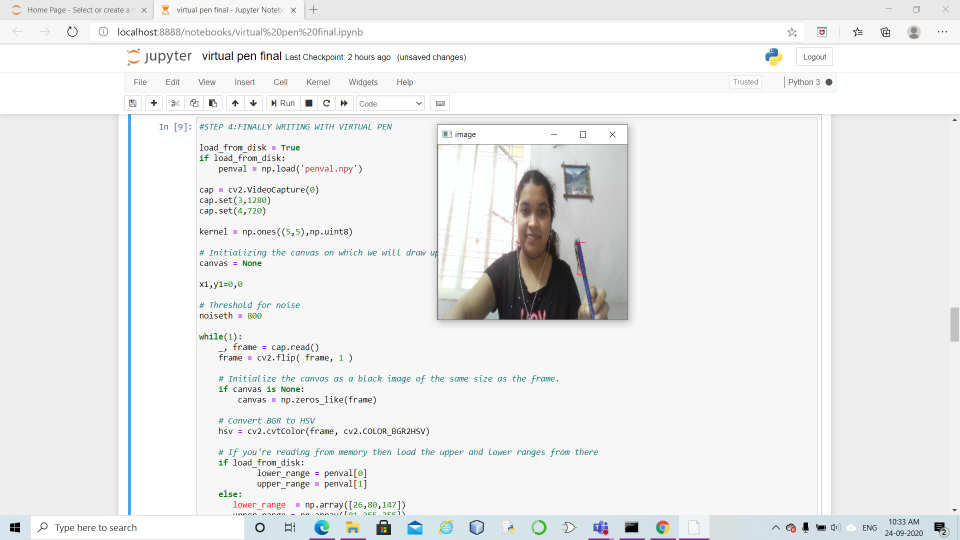
#> input picture detecting pen.png, 1920 x 1080 px, given in place of the camera (shown at 1/2 size)
$ jupyter execute --allow-errors 'virtual pen final.ipynb'
#> lines starting #> are read from the running program, lines starting #| are printed output that depends on the picture; after the words box and inside, x2 and y2 are one past the last pixel; in counts of white or black regions, pixels touching at a corner belong together
[cell 1]
import time

[cell 2]
import cv2

[cell 3]
import numpy as np

[cell 4]
#STEP 1: FINDING COLOR RANGE OF TARGET PEN AND SAVE IT

def nothing(x):
    pass

cap = cv2.VideoCapture(0)
cap.set(3,1280)
cap.set(4,720)

cv2.namedWindow("Trackbars")

# Now create 6 trackbars that will control the lower and upper range of
# H,S and V channels. The Arguments are like this: Name of trackbar,
# window name, range,callback function. For Hue the range is 0-179 and
# for S,V its 0-255.
cv2.createTrackbar("L - H", "Trackbars", 0, 179, nothing)
#> slider 'L - H' is set to 35
cv2.createTrackbar("L - S", "Trackbars", 0, 255, nothing)
#> slider 'L - S' is set to 51
cv2.createTrackbar("L - V", "Trackbars", 0, 255, nothing)
#> slider 'L - V' is set to 51
cv2.createTrackbar("U - H", "Trackbars", 179, 179, nothing)
cv2.createTrackbar("U - S", "Trackbars", 255, 255, nothing)
cv2.createTrackbar("U - V", "Trackbars", 255, 255, nothing)


while True:
    ret, frame = cap.read()
#> frame is the input picture: shape (1080, 1920, 3); mean B, G, R 237, 236.9, 236.1
    if not ret:
        break
    # Convert the BGR image to HSV image.
    hsv = cv2.cvtColor(frame, cv2.COLOR_BGR2HSV)
#> hsv: shape (1080, 1920, 3); mean H, S, V 9, 6.2, 238.7

    # Get the new values of the trackbar in real time as the user changes them
    l_h = cv2.getTrackbarPos("L - H", "Trackbars")
    l_s = cv2.getTrackbarPos("L - S", "Trackbars")
    l_v = cv2.getTrackbarPos("L - V", "Trackbars")
    u_h = cv2.getTrackbarPos("U - H", "Trackbars")
    u_s = cv2.getTrackbarPos("U - S", "Trackbars")
    u_v = cv2.getTrackbarPos("U - V", "Trackbars")

    # Set the lower and upper HSV range according to the value selected from trackbar
    lower_range = np.array([l_h, l_s, l_v])
    upper_range = np.array([u_h, u_s, u_v])

    # Filter the image and get the binary mask
    mask = cv2.inRange(hsv, lower_range, upper_range)
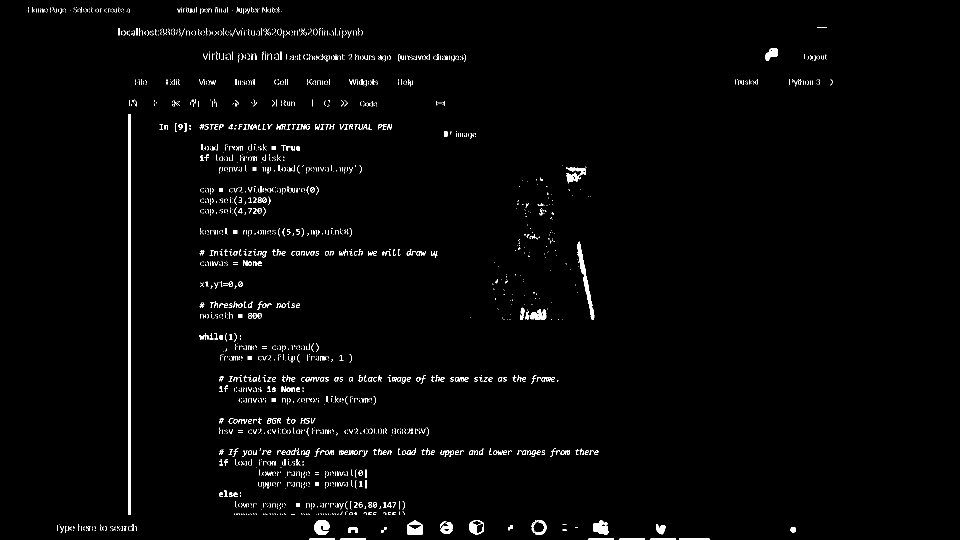
#> mask: shape (1080, 1920) (shown at 1/2 size); 1.7% white; 2168 white regions (1767 under 20 px), largest, box (x1, y1, x2, y2) and area: (256, 228, 262, 1030) 4812, (1156, 485, 1189, 639) 1072, (629, 1040, 659, 1070) 670

    # visualize the real part of the target color
    res = cv2.bitwise_and(frame, frame, mask=mask)
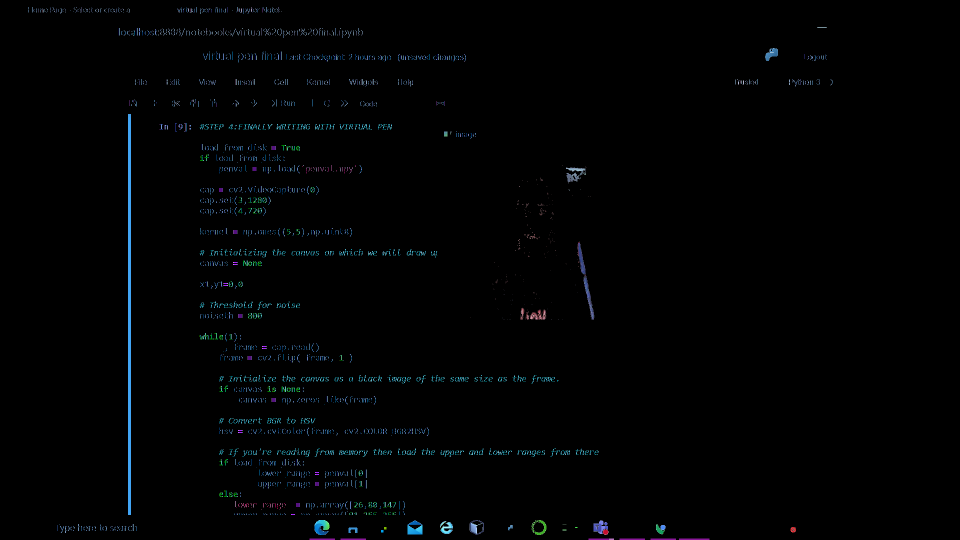
#> res: shape (1080, 1920, 3) (shown at 1/2 size); mean B, G, R 3, 2.3, 1.3

    # Converting the binary mask to 3 channel image, this is just so we can stack with others
    mask_3 = cv2.cvtColor(mask, cv2.COLOR_GRAY2BGR)

    # stack the mask, orginal frame and the filtered result
    stacked = np.hstack((mask_3,frame,res))
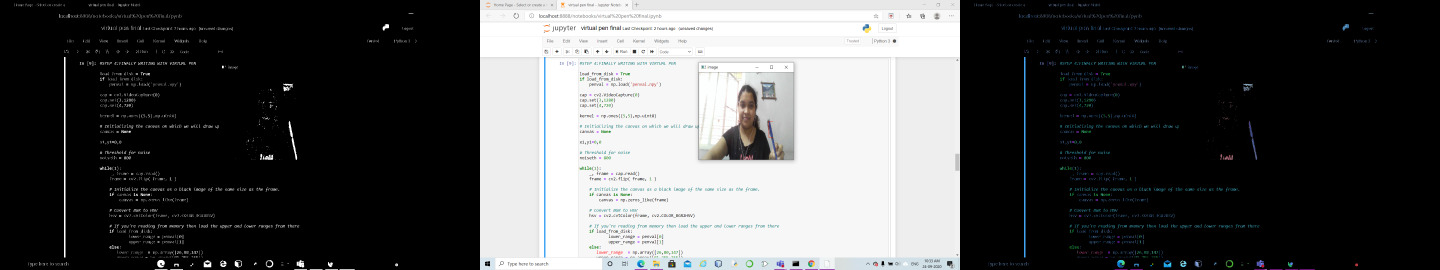
#> stacked: shape (1080, 5760, 3) (shown at 1/4 size); mean B, G, R 81.4, 81.2, 80.5

    # Show this stacked frame at 40% of the size.
    cv2.imshow('Trackbars',cv2.resize(stacked,None,fx=0.4,fy=0.4))
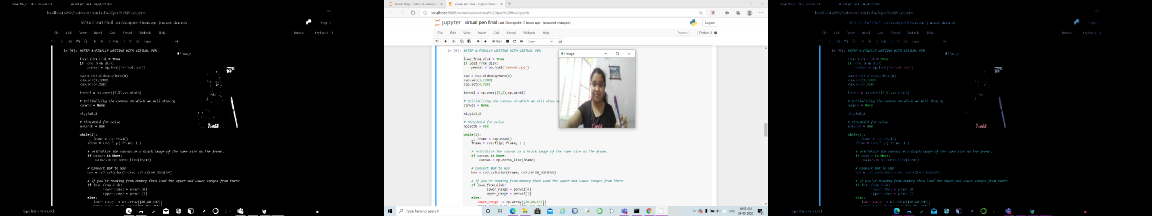
#> window 'Trackbars': shape (432, 2304, 3) (shown at 1/2 size); mean B, G, R 81.5, 81.2, 80.5

    #ESC key= exit program
    key = cv2.waitKey(1)
#> (key Esc is pressed here)
    if key == 27:
        break

    # If the user presses `s` then save this array
    if key == ord('s'):
        thearray = [[l_h,l_s,l_v],[u_h, u_s, u_v]]
        print(thearray)
        np.save('penval',thearray)
        break

cap.release()
cv2.destroyAllWindows()

$ run again, on removing extra noise.png
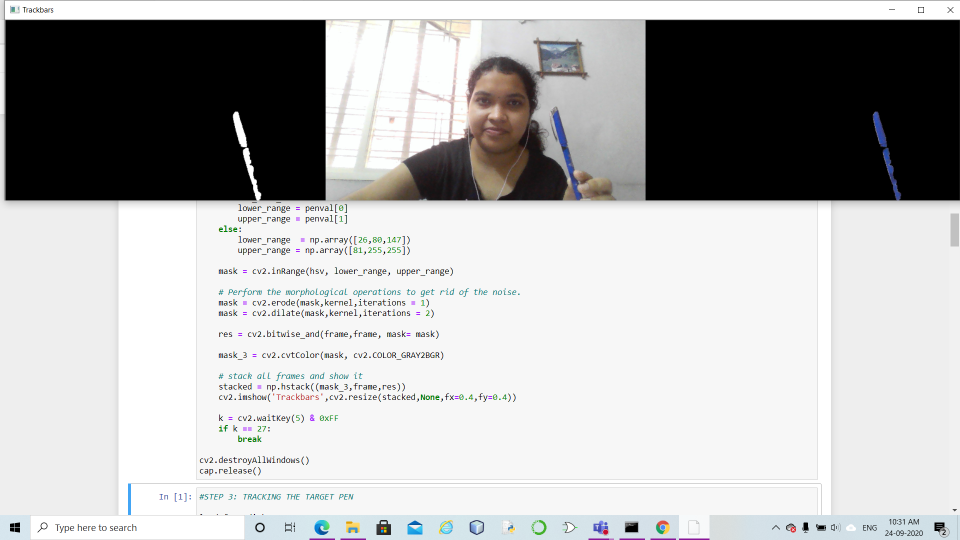
#> input picture removing extra noise.png, 1920 x 1080 px, given in place of the camera (shown at 1/2 size)
#> frame is the input picture: shape (1080, 1920, 3); mean B, G, R 180.3, 180.3, 180.1
#> hsv: shape (1080, 1920, 3); mean H, S, V 11.1, 6.2, 182.1
#> `mask = cv2.inRange(hsv, lower_range, upper_range)`:
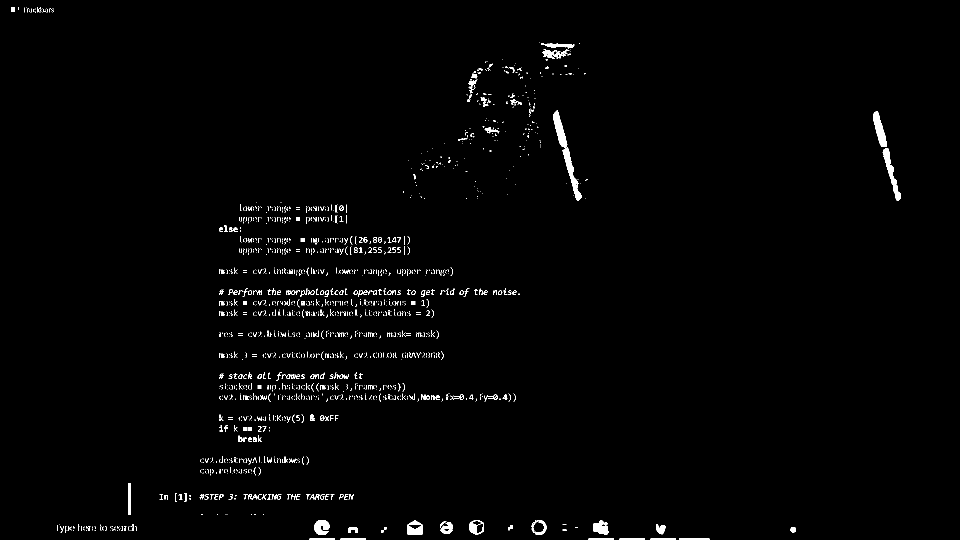
#> mask: shape (1080, 1920) (shown at 1/2 size); 1.3% white; 1642 white regions (1359 under 20 px), largest, box (x1, y1, x2, y2) and area: (1106, 221, 1164, 401) 2110, (1765, 296, 1802, 401) 1073, (1746, 223, 1774, 294) 975
#> `cv2.imshow('Trackbars',cv2.resize(stacked,None,fx=0.4,fy=0.4))`:
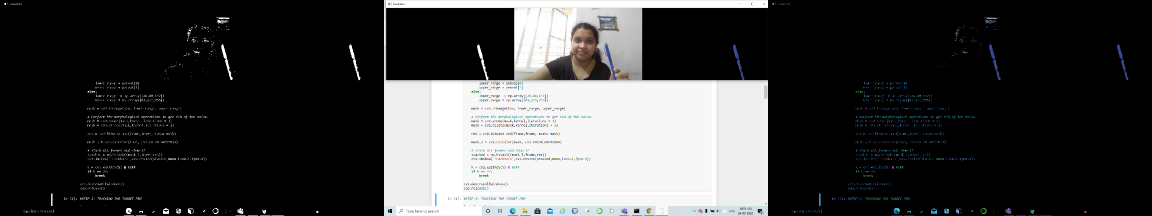
#> window 'Trackbars': shape (432, 2304, 3) (shown at 1/2 size); mean B, G, R 62, 61.8, 61.5

$ run again, on trackbars.png
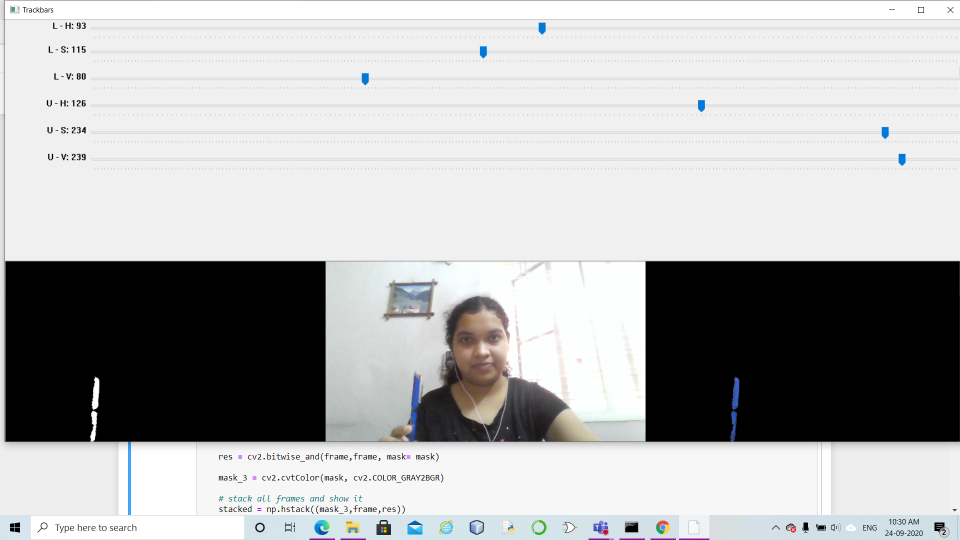
#> input picture trackbars.png, 1920 x 1080 px, given in place of the camera (shown at 1/2 size)
#> frame is the input picture: shape (1080, 1920, 3); mean B, G, R 180.5, 180.2, 179.6
#> hsv: shape (1080, 1920, 3); mean H, S, V 13.5, 4.1, 181.4
#> `mask = cv2.inRange(hsv, lower_range, upper_range)`:
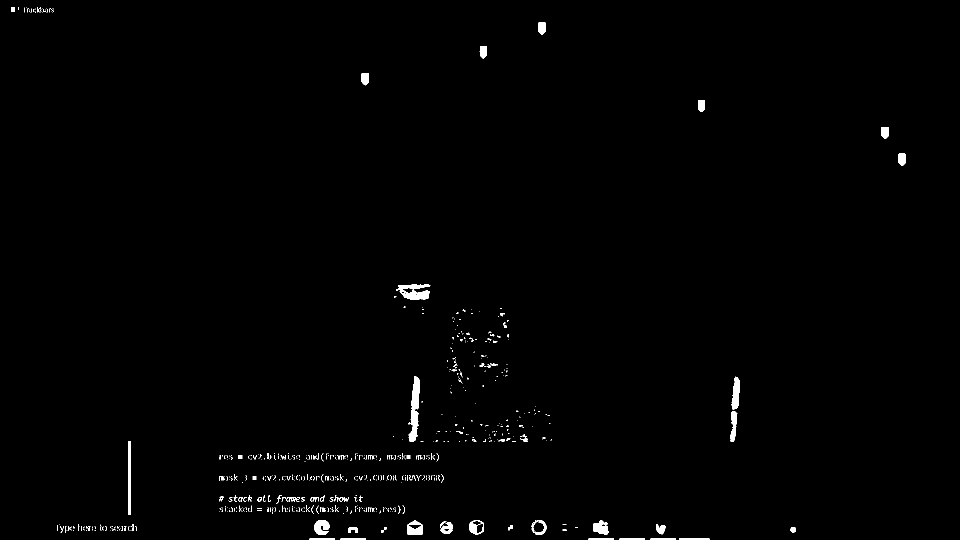
#> mask: shape (1080, 1920) (shown at 1/2 size); 0.79% white; 630 white regions (532 under 20 px), largest, box (x1, y1, x2, y2) and area: (817, 752, 839, 883) 1631, (792, 569, 861, 600) 1238, (256, 883, 262, 1030) 882
#> `cv2.imshow('Trackbars',cv2.resize(stacked,None,fx=0.4,fy=0.4))`:
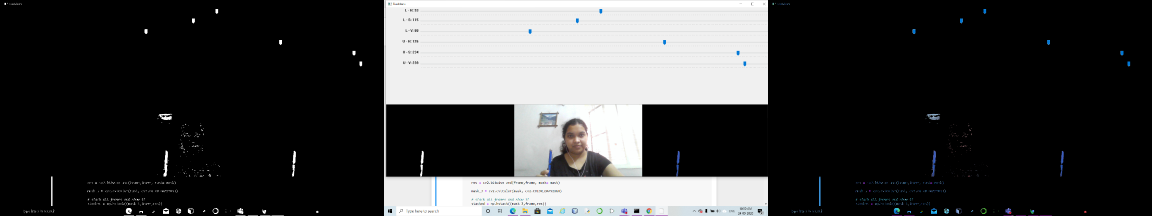
#> window 'Trackbars': shape (432, 2304, 3) (shown at 1/2 size); mean B, G, R 61.3, 61.1, 60.8
